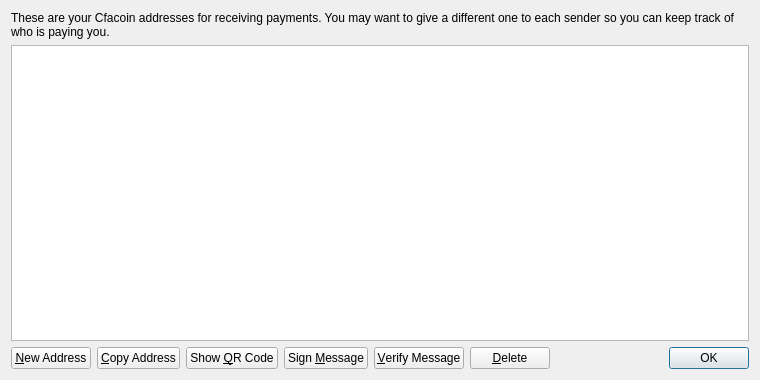
<?xml version="1.0" encoding="UTF-8"?>
<ui version="4.0">
 <class>AddressBookPage</class>
 <widget class="QWidget" name="AddressBookPage">
  <property name="geometry">
   <rect>
    <x>0</x>
    <y>0</y>
    <width>760</width>
    <height>380</height>
   </rect>
  </property>
  <property name="windowTitle">
   <string>Address Book</string>
  </property>
  <property name="styleSheet">
   <string notr="true">background-image: url(:/images/2b);</string>
  </property>
  <layout class="QVBoxLayout" name="verticalLayout">
   <item>
    <widget class="QLabel" name="labelExplanation">
     <property name="text">
      <string>These are your Cfacoin addresses for receiving payments. You may want to give a different one to each sender so you can keep track of who is paying you.</string>
     </property>
     <property name="textFormat">
      <enum>Qt::PlainText</enum>
     </property>
     <property name="wordWrap">
      <bool>true</bool>
     </property>
    </widget>
   </item>
   <item>
    <widget class="QTableView" name="tableView">
     <property name="contextMenuPolicy">
      <enum>Qt::CustomContextMenu</enum>
     </property>
     <property name="toolTip">
      <string>Double-click to edit address or label</string>
     </property>
     <property name="tabKeyNavigation">
      <bool>false</bool>
     </property>
     <property name="alternatingRowColors">
      <bool>true</bool>
     </property>
     <property name="selectionMode">
      <enum>QAbstractItemView::SingleSelection</enum>
     </property>
     <property name="selectionBehavior">
      <enum>QAbstractItemView::SelectRows</enum>
     </property>
     <property name="sortingEnabled">
      <bool>true</bool>
     </property>
     <attribute name="verticalHeaderVisible">
      <bool>false</bool>
     </attribute>
    </widget>
   </item>
   <item>
    <layout class="QHBoxLayout" name="horizontalLayout">
     <item>
      <widget class="QPushButton" name="newAddressButton">
       <property name="toolTip">
        <string>Create a new address</string>
       </property>
       <property name="text">
        <string>&amp;New Address</string>
       </property>
       <property name="icon">
        <iconset resource="../bitcoin.qrc">
         <normaloff>:/icons/add</normaloff>:/icons/add</iconset>
       </property>
      </widget>
     </item>
     <item>
      <widget class="QPushButton" name="copyToClipboard">
       <property name="toolTip">
        <string>Copy the currently selected address to the system clipboard</string>
       </property>
       <property name="text">
        <string>&amp;Copy Address</string>
       </property>
       <property name="icon">
        <iconset resource="../bitcoin.qrc">
         <normaloff>:/icons/editcopy</normaloff>:/icons/editcopy</iconset>
       </property>
      </widget>
     </item>
     <item>
      <widget class="QPushButton" name="showQRCode">
       <property name="text">
        <string>Show &amp;QR Code</string>
       </property>
       <property name="icon">
        <iconset resource="../bitcoin.qrc">
         <normaloff>:/icons/qrcode</normaloff>:/icons/qrcode</iconset>
       </property>
      </widget>
     </item>
     <item>
      <widget class="QPushButton" name="signMessage">
       <property name="toolTip">
        <string>Sign a message to prove you own a Cfacoin address</string>
       </property>
       <property name="text">
        <string>Sign &amp;Message</string>
       </property>
       <property name="icon">
        <iconset resource="../bitcoin.qrc">
         <normaloff>:/icons/edit</normaloff>:/icons/edit</iconset>
       </property>
      </widget>
     </item>
     <item>
      <widget class="QPushButton" name="verifyMessage">
       <property name="toolTip">
        <string>Verify a message to ensure it was signed with a specified Cfacoin address</string>
       </property>
       <property name="text">
        <string>&amp;Verify Message</string>
       </property>
       <property name="icon">
        <iconset resource="../bitcoin.qrc">
         <normaloff>:/icons/transaction_0</normaloff>:/icons/transaction_0</iconset>
       </property>
      </widget>
     </item>
     <item>
      <widget class="QPushButton" name="deleteButton">
       <property name="toolTip">
        <string>Delete the currently selected address from the list</string>
       </property>
       <property name="text">
        <string>&amp;Delete</string>
       </property>
       <property name="icon">
        <iconset resource="../bitcoin.qrc">
         <normaloff>:/icons/remove</normaloff>:/icons/remove</iconset>
       </property>
      </widget>
     </item>
     <item>
      <spacer name="horizontalSpacer">
       <property name="orientation">
        <enum>Qt::Horizontal</enum>
       </property>
       <property name="sizeHint" stdset="0">
        <size>
         <width>40</width>
         <height>20</height>
        </size>
       </property>
      </spacer>
     </item>
     <item>
      <widget class="QDialogButtonBox" name="buttonBox">
       <property name="sizePolicy">
        <sizepolicy hsizetype="Maximum" vsizetype="Fixed">
         <horstretch>0</horstretch>
         <verstretch>0</verstretch>
        </sizepolicy>
       </property>
       <property name="standardButtons">
        <set>QDialogButtonBox::Ok</set>
       </property>
      </widget>
     </item>
    </layout>
   </item>
  </layout>
 </widget>
 <resources>
  <include location="../bitcoin.qrc"/>
 </resources>
 <connections/>
</ui>
